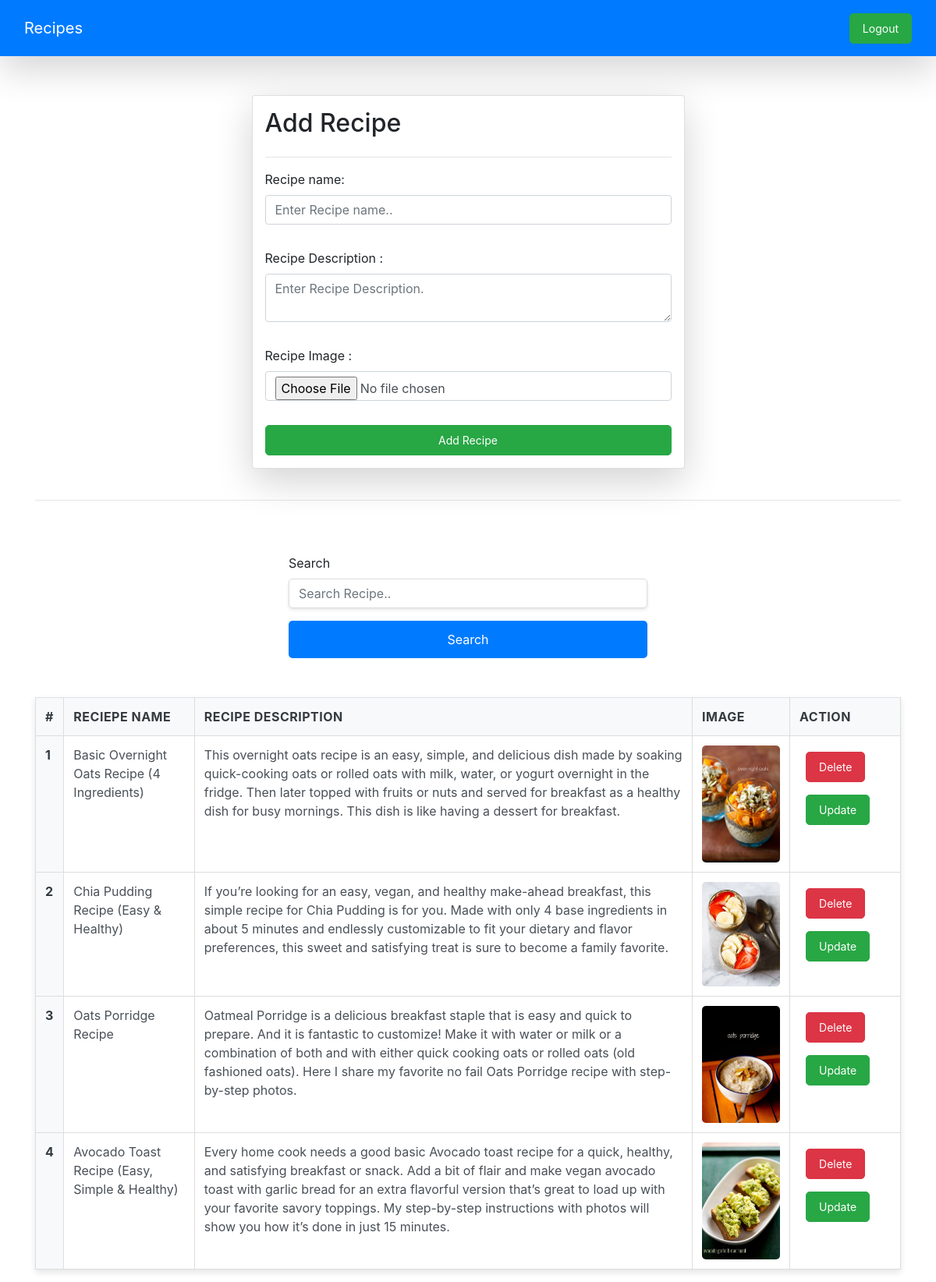
Screenshot of /recipes/ (signed in) with the database file from the repository.
### vege/models.py (models this page shows, shortened)
class Recipe(models.Model):
    user =  models.ForeignKey(User ,on_delete=models.SET_NULL,null=True ,blank=True )
    recipe_name = models.CharField(max_length=100)
    recipe_Desciption = models.TextField()
    recipe_Image = models.ImageField(upload_to="recipe_images")
    recipe_view_count = models.IntegerField(default=1)

### vege/views.py (the view, shortened to what this page needs)
# urls.py: path('recipes/',recipes,name="recipes"),
@login_required(login_url="/login/")
def recipes(request):
    queryset = Recipe.objects.all()
    if request.GET.get('search'):
        queryset = queryset.filter(recipe_name__icontains = request.GET.get('search'))
    context = {'recipes': queryset,'page':"Home"}
    return render(request, "home/recipe.html", context)

### vege/templates/home/recipe.html (shortened to what this page needs)
{% extends "base.html" %}
{% block start %}
<div class="container mt-5">
    <form class="col-6 mx-auto card p-3 shadow-lg" method="post" enctype="multipart/form-data">
        <h2>Add Recipe</h2>
        <hr>
        <div class="mb-3">
          <label for="recipeName" class="form-label">Recipe name:</label>
          <input type="text" class="form-control" id="recipeName" name="recipeName" placeholder="Enter Recipe name.." required>
        </div>
        <div class="mb-3">
          <label for="recipeDescription" class="form-label">Recipe Description :</label>
          <textarea class="form-control" id="recipeDescription" name="recipeDescription" placeholder="Enter Recipe Description." required></textarea>
        </div>
        <div class="mb-3">
            <label for="recipeImage" class="form-label">Recipe Image :</label>
            <input type="file" class="form-control" id="recipeImage" name="recipeImage" required>
        </div>
        <button type="submit" class="btn btn-success">Add Recipe</button>
    </form>
    <br>
    <table class="table">
      <tr>
        <th scope="col">#</th>
        <th scope="col">Reciepe Name</th>
        <th scope="col">Recipe Description</th>
        <th scope="col">Image</th>
        <th scope="col">Action</th>
      </tr>
      <hr>
      <div class="search-container mx-auto col-6 mt-5">
        <form>
            <div class="mb-3">
                <label for="search" class="form-label">Search</label>
                <input type="text" class="form-control" id="search" name="search" placeholder="Search Recipe..">
            </div>
            <button type="submit" class="btn btn-search search-form-btn">Search</button>
        </form>
    </div>
      {% for receipe in recipes %}
      <tr>
        <th scope="row">{{ forloop.counter }}</th>
          <td>{{ receipe.recipe_name }}</td>
          <td>{{ receipe.recipe_Desciption }}</td>
          <td>
            <img src="{{ receipe.recipe_Image.url }}" alt="{{ receipe.recipe_Image }}" style = "width: 100px; height: auto;">
          </td>
          <td>
            <a href="/delete-recipe/{{receipe.id}}" class="btn btn-danger m-2">Delete</a>
            <a href="/update-recipe/{{receipe.id}}" class="btn btn-success m-2">Update</a>
          </td>
        </tr>
      {% endfor %}
      </table>
</div>
{% endblock %}

### vege/templates/base.html (shortened to what this page needs)
<!DOCTYPE html>
<html lang="en">
<head>
    <link href="https://stackpath.bootstrapcdn.com/bootstrap/4.5.2/css/bootstrap.min.css" rel="stylesheet">
</head>
<body>
    <nav class="navbar dark p-3 bg-primary shadow-lg">
        <div class="container-fluid">
            <a class="navbar-brand" style="color: white;">Recipes</a>
            <from class="d-flex" role="search">
                {% if request.user.is_authenticated %}
                    <a href="/logout/" class="btn btn-success" type="submit">Logout</a>
                {% else %}
                    <a href="/login/" class="btn btn-success" type="submit">Login</a>
                {% endif %}
            </from>
        </div>
    </nav>
    {% block start %}
    {% endblock %}
</body>
</html>

### vege/templates/base.html (style rules this page uses)
.search-container { max-width: 500px; margin: 0 auto; padding: 20px; }
#search { width: 100%; padding: 12px; font-size: 16px; border-radius: 5px; border: 1px solid #ddd; margin-bottom: 15px; box-shadow: 0 2px 4px rgba(0, 0, 0, 0.1); }
.btn-search { width: 100%; padding: 12px; font-size: 16px; background-color: #007bff; color: white; border-radius: 5px; border: none; cursor: pointer; }
table { width: 100%; border-collapse: collapse; margin-top: 30px; background-color: #ffffff; box-shadow: 0 4px 8px rgba(0, 0, 0, 0.1); }
table, th, td { border: 1px solid #ddd; }
th, td { padding: 12px; text-align: left; }
th { background-color: #f8f9fa; color: #343a40; font-weight: bold; font-size: 16px; text-transform: uppercase; letter-spacing: 0.5px; }
td { color: #495057; background-color: #ffffff; }
td img { max-width: 100px; height: auto; object-fit: cover; border-radius: 5px; }
.btn-danger, .btn-success { padding: 8px 16px; font-size: 14px; border-radius: 5px; }
.card { margin-top: 50px; padding: 20px; }
.form-control { margin-bottom: 15px; }

### rows the page displays
Recipe: recipe_name "Basic Overnight Oats Recipe (4 Ingredients)", recipe_Desciption "This overnight oats recipe is an easy, simple, and delicious dish made by soaking quick-cooking oats or rolled oats with milk, water, or yogurt overnight in the fridge. Then later topped with fruits or nuts and served for breakfast as a healthy dish for busy mornings. This dish is like having a dessert for breakfast.", recipe_Image (picture)
Recipe: recipe_name "Chia Pudding Recipe (Easy & Healthy)", recipe_Desciption "If you’re looking for an easy, vegan, and healthy make-ahead breakfast, this simple recipe for Chia Pudding is for you. Made with only 4 base ingredients in about 5 minutes and endlessly customizable to fit your dietary and flavor preferences, this sweet and satisfying treat is sure to become a family favorite.", recipe_Image (picture)
Recipe: recipe_name "Oats Porridge Recipe", recipe_Desciption "Oatmeal Porridge is a delicious breakfast staple that is easy and quick to prepare. And it is fantastic to customize! Make it with water or milk or a combination of both and with either quick cooking oats or rolled oats (old fashioned oats). Here I share my favorite no fail Oats Porridge recipe with step-by-step photos.", recipe_Image (picture)
Recipe: recipe_name "Avocado Toast Recipe (Easy, Simple & Healthy)", recipe_Desciption "Every home cook needs a good basic Avocado toast recipe for a quick, healthy, and satisfying breakfast or snack. Add a bit of flair and make vegan avocado toast with garlic bread for an extra flavorful version that’s great to load up with your favorite savory toppings. My step-by-step instructions with photos will show you how it’s done in just 15 minutes.", recipe_Image (picture)
